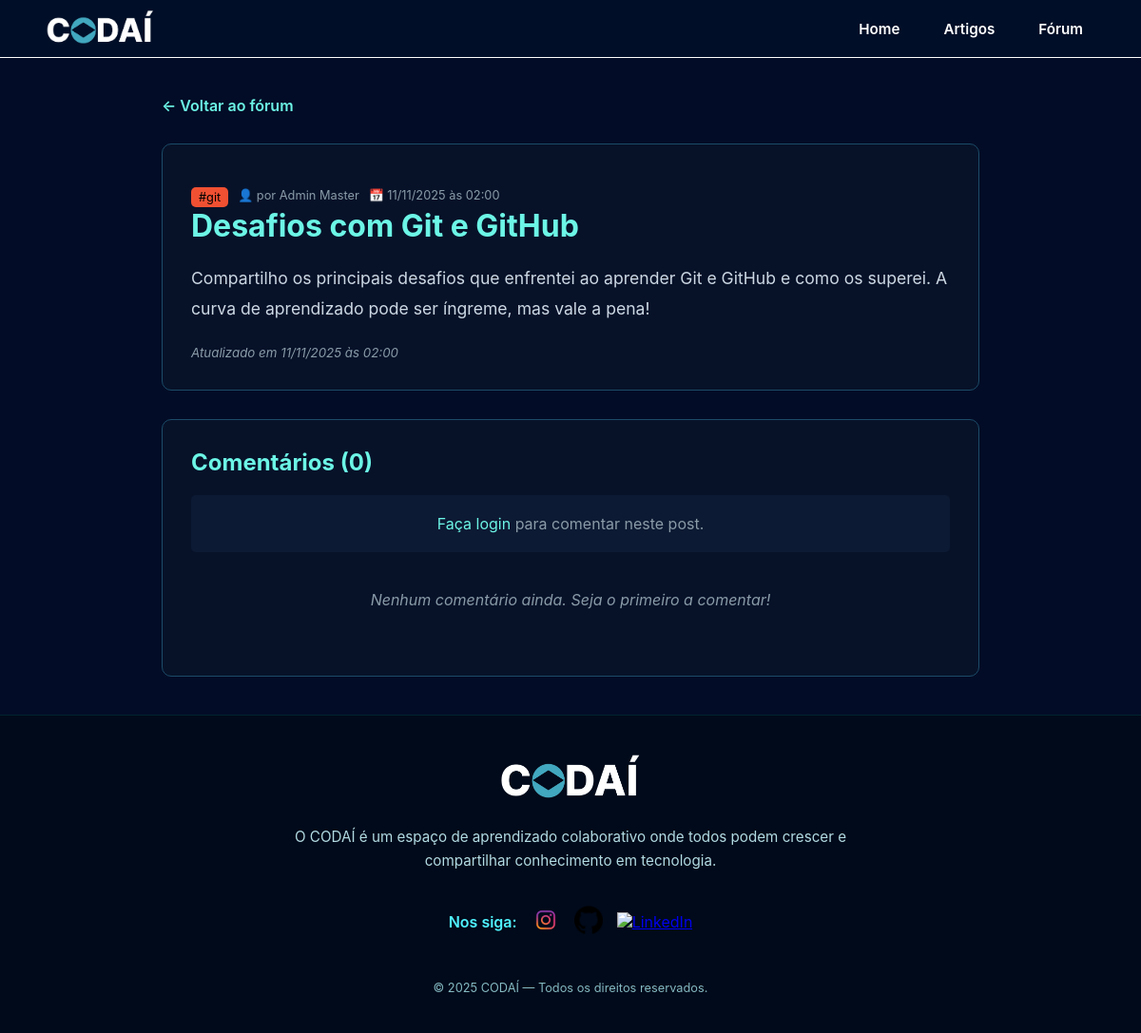
/forum/post/5, run on the app's committed database.
### models/forum.py (models this page shows, shortened)
class Category(db.Model):
    __tablename__ = 'category'
    id = db.Column(db.Integer, primary_key=True)
    name = db.Column(db.String(50), unique=True, nullable=False)
    description = db.Column(db.Text)
    color = db.Column(db.String(7), default='#007bff')  # Cor hexadecimal para a tag
    created_at = db.Column(db.DateTime, default=datetime.utcnow)
    posts = db.relationship('Post', backref='category', lazy=True, cascade='all, delete-orphan')

class Post(db.Model):
    __tablename__ = 'post'
    id = db.Column(db.Integer, primary_key=True)
    title = db.Column(db.String(200), nullable=False)
    content = db.Column(db.Text, nullable=False)
    is_highlighted = db.Column(db.Boolean, default=False)  # Para posts em destaque
    created_at = db.Column(db.DateTime, default=datetime.utcnow)
    updated_at = db.Column(db.DateTime, default=datetime.utcnow, onupdate=datetime.utcnow)
    image_path = db.Column(db.String(200))  # caminho relativo à pasta static, ex: 'image/git/exemplo.png'
    user_id = db.Column(db.Integer, db.ForeignKey('user.id'), nullable=False)
    category_id = db.Column(db.Integer, db.ForeignKey('category.id'), nullable=False)
    user = db.relationship('User', backref='posts')
    comments = db.relationship('Comment', backref='post', lazy=True, cascade='all, delete-orphan')

### models/users.py (models this page shows, shortened)
class User(db.Model, UserMixin):
    __tablename__ = 'user'
    id = db.Column(db.Integer, primary_key=True)
    nome = db.Column(db.String(100), nullable=False)
    email = db.Column(db.String(100), unique=True, nullable=False)
    password_hash = db.Column(db.String(255), nullable=False)
    role = db.Column(db.String(20), default='user')

### routes/forum/__init__.py (the view)
@forum_bp.route('/post/<int:post_id>')
def view_post(post_id):
    post = Post.query.get_or_404(post_id)
    comments = Comment.query.filter_by(post_id=post_id).order_by(Comment.created_at.asc()).all()
    return render_template('forum/post_detail.html', post=post, comments=comments)

### templates/forum/post_detail.html (shortened to what this page needs)
{% extends 'base.html' %}
{% block styles %}
<link rel="stylesheet" href="{{ url_for('static', filename='css/forum.css') }}">
{% endblock %}
{% block content %}
<div class="post-detail-container">
    <div class="post-header">
        <a href="{{ url_for('forum.index') }}" class="back-link">← Voltar ao fórum</a>
    </div>
    <article class="post-content">
        <div class="post-meta">
            <span class="forum-tag" style="background-color: {{ post.category.color }};">#{{ post.category.name }}</span>
            <span class="post-author">por {{ post.user.nome }}</span>
            <span class="post-date">{{ post.created_at.strftime('%d/%m/%Y às %H:%M') }}</span>
        </div>
        <h1>{{ post.title }}</h1>
        <div class="post-body">
            {{ post.content|replace('\n', '<br>')|safe }}
        </div>
        {% if post.updated_at != post.created_at %}
        <div class="post-updated">
            <small>Atualizado em {{ post.updated_at.strftime('%d/%m/%Y às %H:%M') }}</small>
        </div>
        {% endif %}
    </article>
    <section class="comments-section">
        <h2>Comentários ({{ comments|length }})</h2>
        {% if current_user.is_authenticated %}
        <form method="POST" action="{{ url_for('forum.add_comment', post_id=post.id) }}" class="comment-form">
            <textarea name="content" placeholder="Escreva seu comentário..." required></textarea>
            <button type="submit" class="btn-primary">Comentar</button>
        </form>
        {% else %}
        <p class="login-prompt">
            <a href="{{ url_for('auth.login') }}">Faça login</a> para comentar neste post.
        </p>
        {% endif %}
        <div class="comments-list">
            {% if not comments %}
            <p class="no-comments">Nenhum comentário ainda. Seja o primeiro a comentar!</p>
            {% endif %}
        </div>
    </section>
</div>
{% endblock %}

### static/css/global.css (style rules this page uses)
* { margin: 0; padding: 0; box-sizing: border-box; }
html, body { font-family: 'Inter', sans-serif; background-color: #030C26; color: #ffffff; width: 100%; min-height: 100vh; padding: 0 0vw; overflow-x: hidden; }

### static/css/forum.css (style rules this page uses)
html, body, main { box-sizing: border-box; }
.forum-tag { background-color: #6cf5e6; color: #000; padding: 3px 8px; border-radius: 5px; font-size: 0.8rem; display: inline-block; margin-top: 5px; }
.post-meta { display: flex; flex-wrap: wrap; gap: 10px; margin-top: 10px; align-items: center; }
.post-author, .post-date, .comments-count { color: #8a9ba8; font-size: 0.8rem; }
.post-author::before { content: "👤 "; }
.post-date::before { content: "📅 "; }
.post-detail-container { max-width: 900px; margin: 40px auto; padding: 0 20px; }
.post-header { display: flex; justify-content: space-between; align-items: center; margin-bottom: 30px; }
.back-link { color: #6cf5e6; text-decoration: none; font-weight: 600; }
.post-content { background-color: #071229; padding: 30px; border-radius: 10px; border: 1px solid #1b4b68; margin-bottom: 30px; }
.post-content h1 { color: #6cf5e6; margin-bottom: 20px; font-size: 2rem; }
.post-body { color: #cdd8e4; line-height: 1.8; font-size: 1.1rem; margin-bottom: 20px; }
.post-updated { color: #8a9ba8; font-style: italic; }
.comments-section { background-color: #071229; padding: 30px; border-radius: 10px; border: 1px solid #1b4b68; }
.comments-section h2 { color: #6cf5e6; margin-bottom: 20px; }
.login-prompt { text-align: center; color: #8a9ba8; padding: 20px; background-color: #0d1a33; border-radius: 5px; }
.login-prompt a { color: #6cf5e6; text-decoration: none; }
.no-comments { text-align: center; color: #8a9ba8; font-style: italic; padding: 40px; }

### data on the page
Category: category.name "git"
User: user.nome "Admin Master"
Post: created_at "11/11/2025 às 02:00", title "Desafios com Git e GitHub", content "Compartilho os principais desafios que enfrentei ao aprender Git e GitHub e como os superei. A curva de aprendizado pode ser íngreme, mas vale a pena!", updated_at "11/11/2025 às 02:00"

### other printed values
{{ comments|length }} "0"
